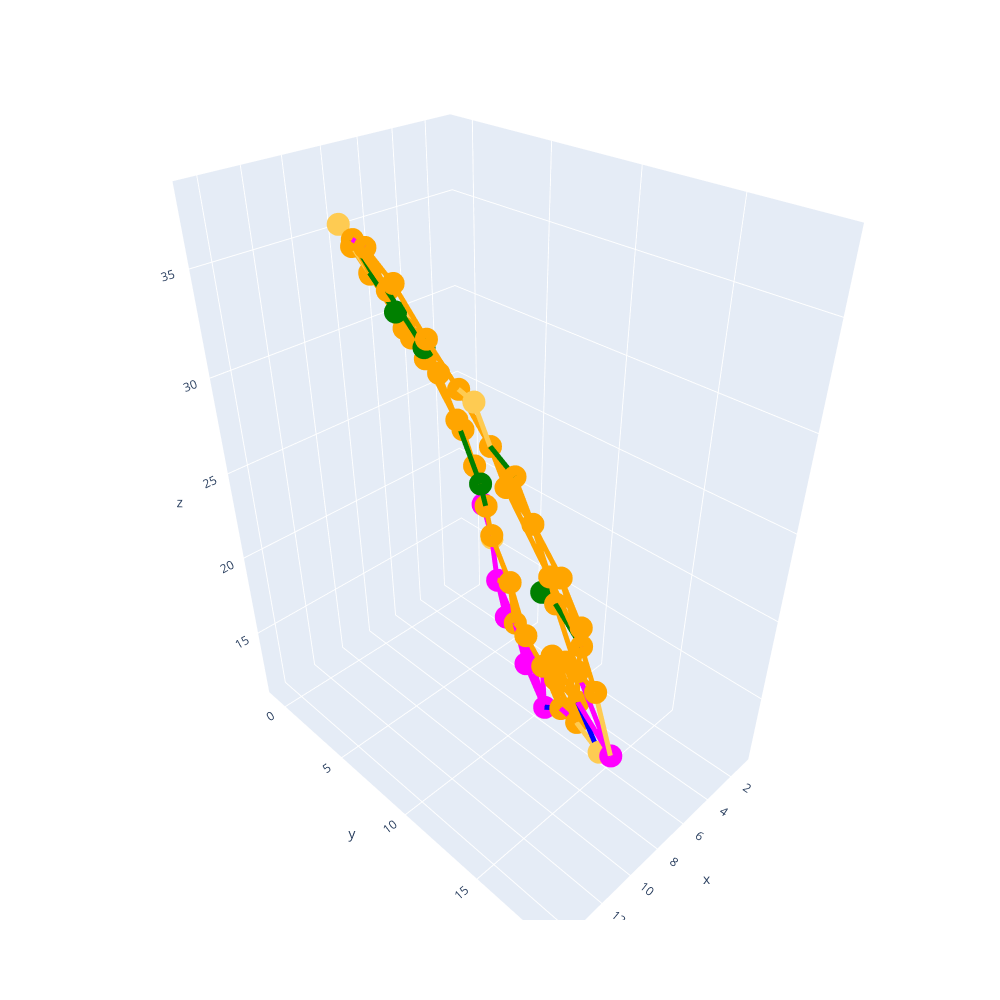

Notebook code for this chart:
### Code cell
hc.draw_predict(seer.paths(), on_complex=False)
